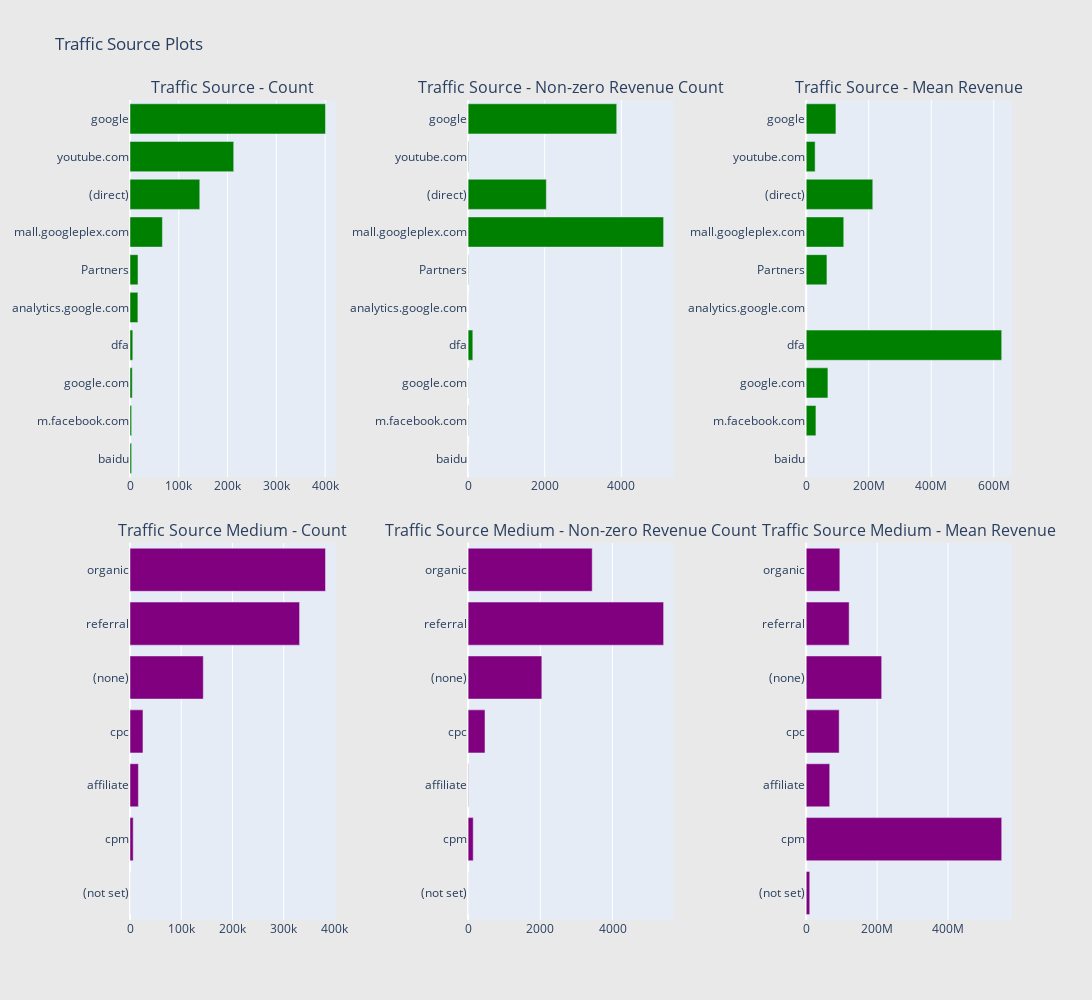

This figure's notebook cell:
### Markdown cell above
Inferences:

    On the continent plot, we can see that America has both higher number of counts as well as highest number of counts where the revenue is non-zero
    Though Asia and Europe has high number of counts, the number of non-zero revenue counts from these continents are comparatively low.
    We can infer the first two points from the sub-continents plot too.
    If the network domain is "unknown.unknown" rather than "(not set)", then the number of counts with non-zero revenue tend to be lower.

### Code cell
# Continent
cnt_srs = train_df.groupby('trafficSource.source')['totals.transactionRevenue'].agg(['size', 'count', 'mean'])
cnt_srs.columns = ["count", "count of non-zero revenue", "mean"]
cnt_srs = cnt_srs.sort_values(by="count", ascending=False)
trace1 = horizontal_bar_chart(cnt_srs["count"].head(10), 'green')
trace2 = horizontal_bar_chart(cnt_srs["count of non-zero revenue"].head(10), 'green')
trace3 = horizontal_bar_chart(cnt_srs["mean"].head(10), 'green')

# Sub-continent
cnt_srs = train_df.groupby('trafficSource.medium')['totals.transactionRevenue'].agg(['size', 'count', 'mean'])
cnt_srs.columns = ["count", "count of non-zero revenue", "mean"]
cnt_srs = cnt_srs.sort_values(by="count", ascending=False)
trace4 = horizontal_bar_chart(cnt_srs["count"], 'purple')
trace5 = horizontal_bar_chart(cnt_srs["count of non-zero revenue"], 'purple')
trace6 = horizontal_bar_chart(cnt_srs["mean"], 'purple')

# Creating two subplots
fig = tools.make_subplots(rows=2, cols=3, vertical_spacing=0.08, horizontal_spacing=0.15, 
                          subplot_titles=["Traffic Source - Count", "Traffic Source - Non-zero Revenue Count", "Traffic Source - Mean Revenue",
                                          "Traffic Source Medium - Count",  "Traffic Source Medium - Non-zero Revenue Count", "Traffic Source Medium - Mean Revenue"
                                          ])

fig.append_trace(trace1, 1, 1)
fig.append_trace(trace2, 1, 2)
fig.append_trace(trace3, 1, 3)
fig.append_trace(trace4, 2, 1)
fig.append_trace(trace5, 2, 2)
fig.append_trace(trace6, 2, 3)

fig['layout'].update(height=1000, width=1200, paper_bgcolor='rgb(233,233,233)', title="Traffic Source Plots")
py.iplot(fig, filename='traffic-source-plots')

### Figure 1 — Plotly figure (JSON) as saved in the notebook; plotly's stock layout.template omitted (floating-point values rounded to 4 significant figures)
{"data": [{"marker": {"color": "green"}, "orientation": "h", "showlegend": false, "type": "bar", "x": [3356, 3365, 4669, 5686, 16172, 16411, 66416, 143028, 212602, 400788], "xaxis": "x", "y": ["baidu", "m.facebook.com", "google.com", "dfa", "analytics.google.com", "Partners", "mall.googleplex.com", "(direct)", "youtube.com", "google"], "yaxis": "y"}, {"marker": {"color": "green"}, "orientation": "h", "showlegend": false, "type": "bar", "x": [0, 6, 5, 123, 0, 9, 5103, 2042, 11, 3879], "xaxis": "x2", "y": ["baidu", "m.facebook.com", "google.com", "dfa", "analytics.google.com", "Partners", "mall.googleplex.com", "(direct)", "youtube.com", "google"], "yaxis": "y2"}, {"marker": {"color": "green"}, "orientation": "h", "showlegend": false, "type": "bar", "x": [null, 31130000.0, 69448000, 625400000.0, null, 66380000.0, 120100000.0, 212900000.0, 28550000.0, 95120000.0], "xaxis": "x3", "y": ["baidu", "m.facebook.com", "google.com", "dfa", "analytics.google.com", "Partners", "mall.googleplex.com", "(direct)", "youtube.com", "google"], "yaxis": "y3"}, {"marker": {"color": "purple"}, "orientation": "h", "showlegend": false, "type": "bar", "x": [120, 6262, 16403, 25326, 143026, 330955, 381561], "xaxis": "x4", "y": ["(not set)", "cpm", "affiliate", "cpc", "(none)", "referral", "organic"], "yaxis": "y4"}, {"marker": {"color": "purple"}, "orientation": "h", "showlegend": false, "type": "bar", "x": [1, 142, 9, 468, 2042, 5415, 3438], "xaxis": "x5", "y": ["(not set)", "cpm", "affiliate", "cpc", "(none)", "referral", "organic"], "yaxis": "y5"}, {"marker": {"color": "purple"}, "orientation": "h", "showlegend": false, "type": "bar", "x": [9990000, 551700000.0, 66380000.0, 93070000.0, 212900000.0, 121200000.0, 94930000.0], "xaxis": "x6", "y": ["(not set)", "cpm", "affiliate", "cpc", "(none)", "referral", "organic"], "yaxis": "y6"}], "layout": {"annotations": [{"font": {"size": 16}, "showarrow": false, "text": "Traffic Source - Count", "x": 0.1167, "xanchor": "center", "xref": "paper", "y": 1, "yanchor": "bottom", "yref": "paper"}, {"font": {"size": 16}, "showarrow": false, "text": "Traffic Source - Non-zero Revenue Count", "x": 0.5, "xanchor": "center", "xref": "paper", "y": 1, "yanchor": "bottom", "yref": "paper"}, {"font": {"size": 16}, "showarrow": false, "text": "Traffic Source - Mean Revenue", "x": 0.8833, "xanchor": "center", "xref": "paper", "y": 1, "yanchor": "bottom", "yref": "paper"}, {"font": {"size": 16}, "showarrow": false, "text": "Traffic Source Medium - Count", "x": 0.1167, "xanchor": "center", "xref": "paper", "y": 0.46, "yanchor": "bottom", "yref": "paper"}, {"font": {"size": 16}, "showarrow": false, "text": "Traffic Source Medium - Non-zero Revenue Count", "x": 0.5, "xanchor": "center", "xref": "paper", "y": 0.46, "yanchor": "bottom", "yref": "paper"}, {"font": {"size": 16}, "showarrow": false, "text": "Traffic Source Medium - Mean Revenue", "x": 0.8833, "xanchor": "center", "xref": "paper", "y": 0.46, "yanchor": "bottom", "yref": "paper"}], "height": 1000, "paper_bgcolor": "rgb(233,233,233)", "title": {"text": "Traffic Source Plots"}, "width": 1200, "xaxis": {"anchor": "y", "domain": [0, 0.2333]}, "xaxis2": {"anchor": "y2", "domain": [0.3833, 0.6167]}, "xaxis3": {"anchor": "y3", "domain": [0.7667, 1.0]}, "xaxis4": {"anchor": "y4", "domain": [0, 0.2333]}, "xaxis5": {"anchor": "y5", "domain": [0.3833, 0.6167]}, "xaxis6": {"anchor": "y6", "domain": [0.7667, 1.0]}, "yaxis": {"anchor": "x", "domain": [0.54, 1]}, "yaxis2": {"anchor": "x2", "domain": [0.54, 1]}, "yaxis3": {"anchor": "x3", "domain": [0.54, 1]}, "yaxis4": {"anchor": "x4", "domain": [0, 0.46]}, "yaxis5": {"anchor": "x5", "domain": [0, 0.46]}, "yaxis6": {"anchor": "x6", "domain": [0, 0.46]}}}
